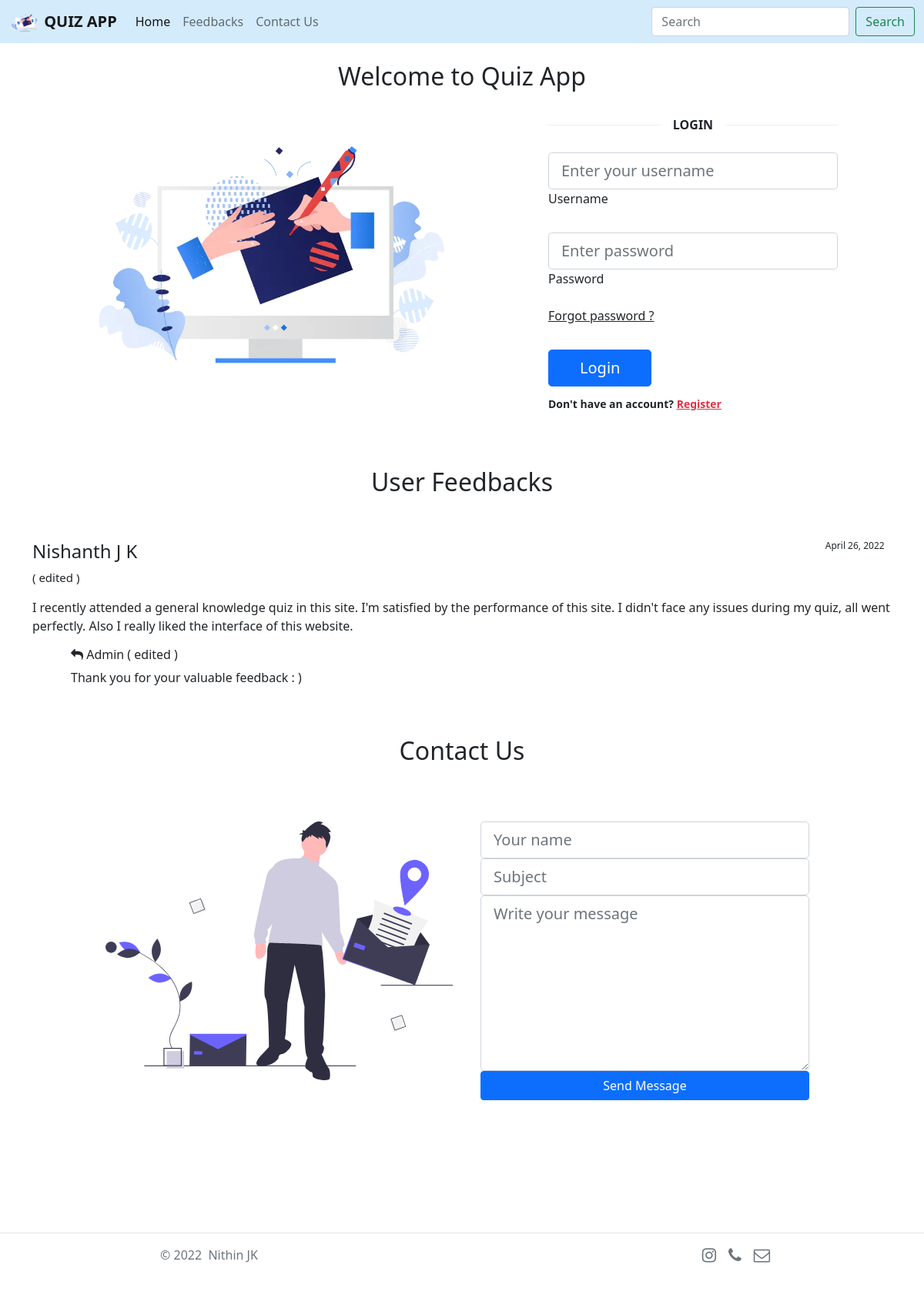
The page / on the database its author committed.
### users/models.py (models this page shows, shortened)
class Feedbacks(models.Model):
    user_id = models.ForeignKey(Users, blank=False, null=False, on_delete=models.CASCADE)
    user_name = models.CharField('Full Name', max_length=100, blank=False)
    feedback = models.TextField(blank=False)
    status = models.CharField('Status', max_length=10, blank=True)
    reply = models.TextField(blank=True)
    reply_status = models.CharField('Reply Status', max_length=10, blank=True)
    date = models.DateField('Date Posted')
    class Meta:
        ordering = ('-date',)

### users/views.py (the view, shortened to what this page needs)
# urls.py: 2. Add a URL to urlpatterns:  path('', views.home, name='home')
def home(request):
    feedbacks = Feedbacks.objects.all
    return render(request, 'home.html', {'current_year': current_year, 'feedbacks':feedbacks,})

### templates/home.html (shortened to what this page needs)
{% load static %}
{% include 'header.html' %}
{% block content %}
<section id="home">
    <h2 align="center">Welcome to Quiz App</h2>
    <div class="container-fluid h-custom">
        <div class="row d-flex justify-content-center align-items-center h-100">
            <div class="col-md-9 col-lg-6 col-xl-5">
                <img src="{% static 'img/logo.webp' %}" class="img-fluid" alt="Sample image">
            </div>
            <div class="col-md-8 col-lg-6 col-xl-4 offset-xl-1">
                <form method="post" action="{% url 'home' %}">
                    <div class="divider d-flex align-items-center my-4">
                        <p class="text-center fw-bold mx-3 mb-0">LOGIN</p>
                    </div>
                    <div class="form-outline mb-4">
                        <input type="text" id="form3Example3" name="uname" class="form-control form-control-lg"
                            placeholder="Enter your username" required />
                        <label class="form-label" for="form3Example3">Username</label>
                    </div>
                    <div class="form-outline mb-3">
                        <input type="password" id="form3Example4" name="password" class="form-control form-control-lg"
                            placeholder="Enter password" required />
                        <label class="form-label" for="form3Example4">Password</label>
                    </div>
                    <div class="d-flex justify-content-between align-items-center">
                        <a href="{% url 'forgot_password' %}" class="text-body">Forgot password ?</a>
                    </div>
                    <div class="text-center text-lg-start mt-4 pt-2">
                        <button type="submit" class="btn btn-primary btn-lg" name="login"
                            style="padding-left: 2.5rem; padding-right: 2.5rem;">Login</button>
                        <p class="small fw-bold mt-2 pt-1 mb-0">Don't have an account? <a href="{% url 'signup' %}"
                                class="link-danger"> Register</a></p>
                    </div>
                </form>
            </div>
        </div>
    </div>
</section>
<section id="feedbacks">
    <br><br><br>
    <h2 align="center">User Feedbacks</h2>
    <br>
    <div class="container">
        <div class="row">
            {% if feedbacks %}
            {% for item in feedbacks %}
            {% if forloop.counter|divisibleby:2 == 0 %}
            <div class="w-100"></div><br>
            {% endif %}
            {% if forloop.counter > 4 %}
            <div>
                <p><a href="{% url 'feedbacks' %}"><b>See more</b></a></p>
            </div>
            {{ break }}
            {% else %}
            <div class="col-sm">
                {% if item.status == 'edited' %}
                <h4>{{ item.user_name }}<p style="font-size: 12px; float: right;">{{ item.date }}&nbsp;&nbsp;&nbsp;</p>
                </h4>
                <p style="font-size: 15px;">( edited )</p>
                {% else %}
                <h4>{{ item.user_name }}<p style="font-size: 12px; float: right;">{{ item.date }}&nbsp;&nbsp;&nbsp;</p>
                </h4>
                {% endif %}
                <p>{{ item.feedback }}</p>
                {% if item.reply %}
                <div id="reply" style="margin-left: 50px;">
                    {% if item.reply_status == 'edited' %}
                    <h6><i class="fa fa-reply" aria-hidden="true"></i> Admin ( edited )</h6>
                    {% else %}
                    <h6><i class="fa fa-reply" aria-hidden="true"></i> Admin</h6>
                    {% endif %}
                    <p>{{ item.reply }}</p>
                </div>
                {% endif %}
            </div>
            {% endif %}
            {% endfor %}
            {% else %}
            <p>No Feedbacks till now :(</p>
            {% endif %}
        </div>
    </div>
</section>
<section id="contact" class="section-bg">
    <br><br>
    <div class="container">
        <h2 class="heading mb-4" style="text-align: center;">Contact Us</h2>
        <br><br>
        <div class="row justify-content-center">
            <div class="col-md-10">
                <div class="row justify-content-center">
                    <div class="col-md-6">
                        <p><img src="{% static 'img/contact.svg' %}" alt="Image" class="img-fluid"></p>
                    </div>
                    <div class="col-md-6">
                        <div id="contact-section" class="container">
                            <form class="mb-5" onsubmit="SendMessage()" method="post" action="{% url 'contact' %}">
                                <div class="row">
                                    <input type="text" class="form-control form-control-lg" name="name" id="name"
                                        required placeholder="Your name">
                                </div>
                                <div class="row">
                                    <input type="text" class="form-control form-control-lg" name="subject" id="subject"
                                        required placeholder="Subject">
                                </div>
                                <div class="row">
                                    <textarea class="form-control form-control-lg" name="message" id="message" cols="30"
                                        rows="7" required placeholder="Write your message"></textarea>
                                </div>
                                <div class="row">
                                    <input type="submit" class="btn btn-primary" value="Send Message">
                                </div>
                            </form>
                        </div>
                    </div>
                </div>
            </div>
        </div>
    </div>
</section>
{% endblock %}
{% include 'footer.html' %}

### templates/home.html (style rules this page uses)
.divider:after, .divider:before { content: ""; flex: 1; height: 1px; background: #eee; }
.h-custom { height: calc(100% - 73px); }

### rows shown on the page
Feedbacks: user_name "Nishanth J K", date "April 26, 2022", feedback "I recently attended a general knowledge quiz in this site. I'm satisfied by the performance of this site. I didn't face any issues during my quiz, all went perfectly. Also I really liked the interface of this website.", reply_status "edited" (drawn), reply "Thank you for your valuable feedback : )"

### other values the page prints
{{ current_year }} "2022"
